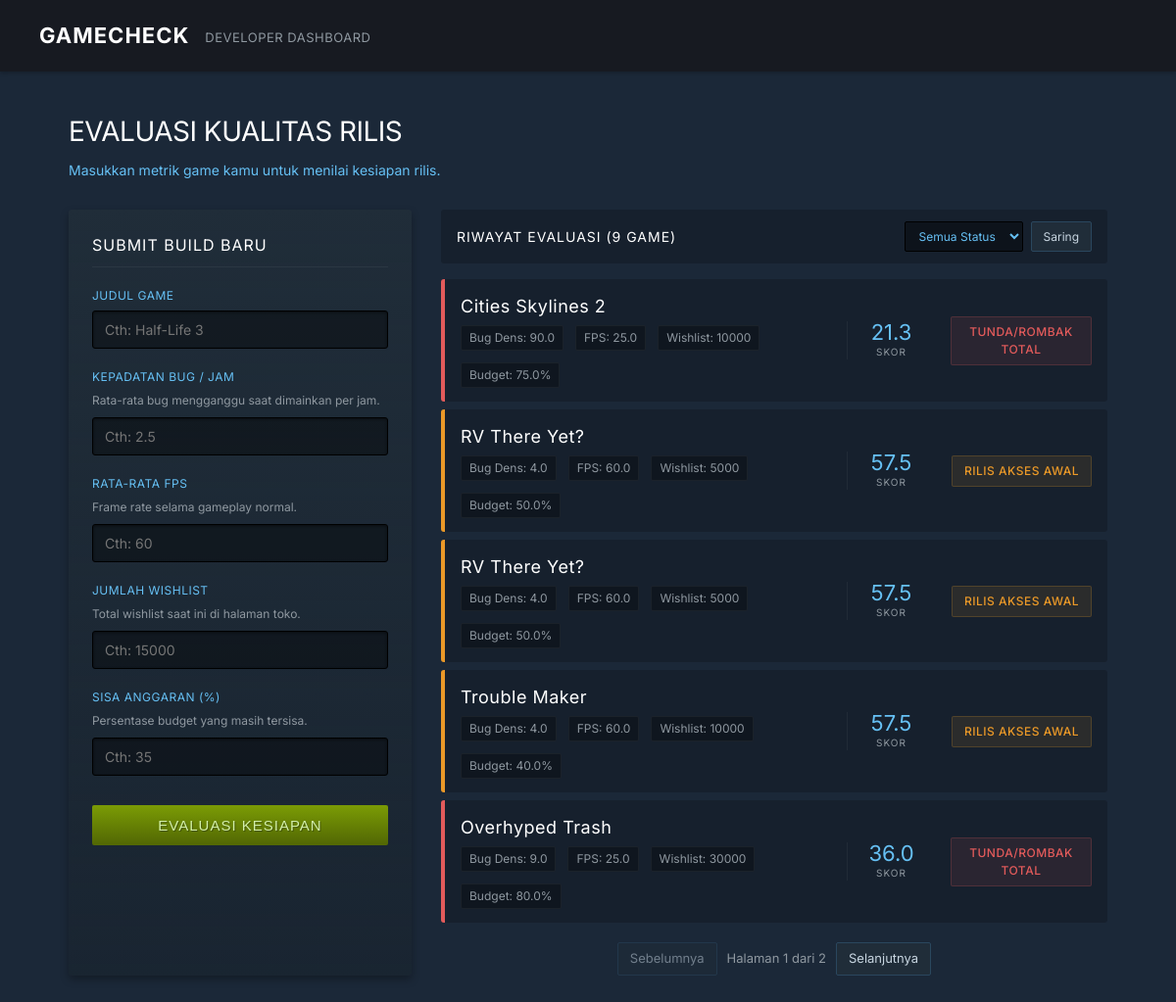
Before: / with the older database file.
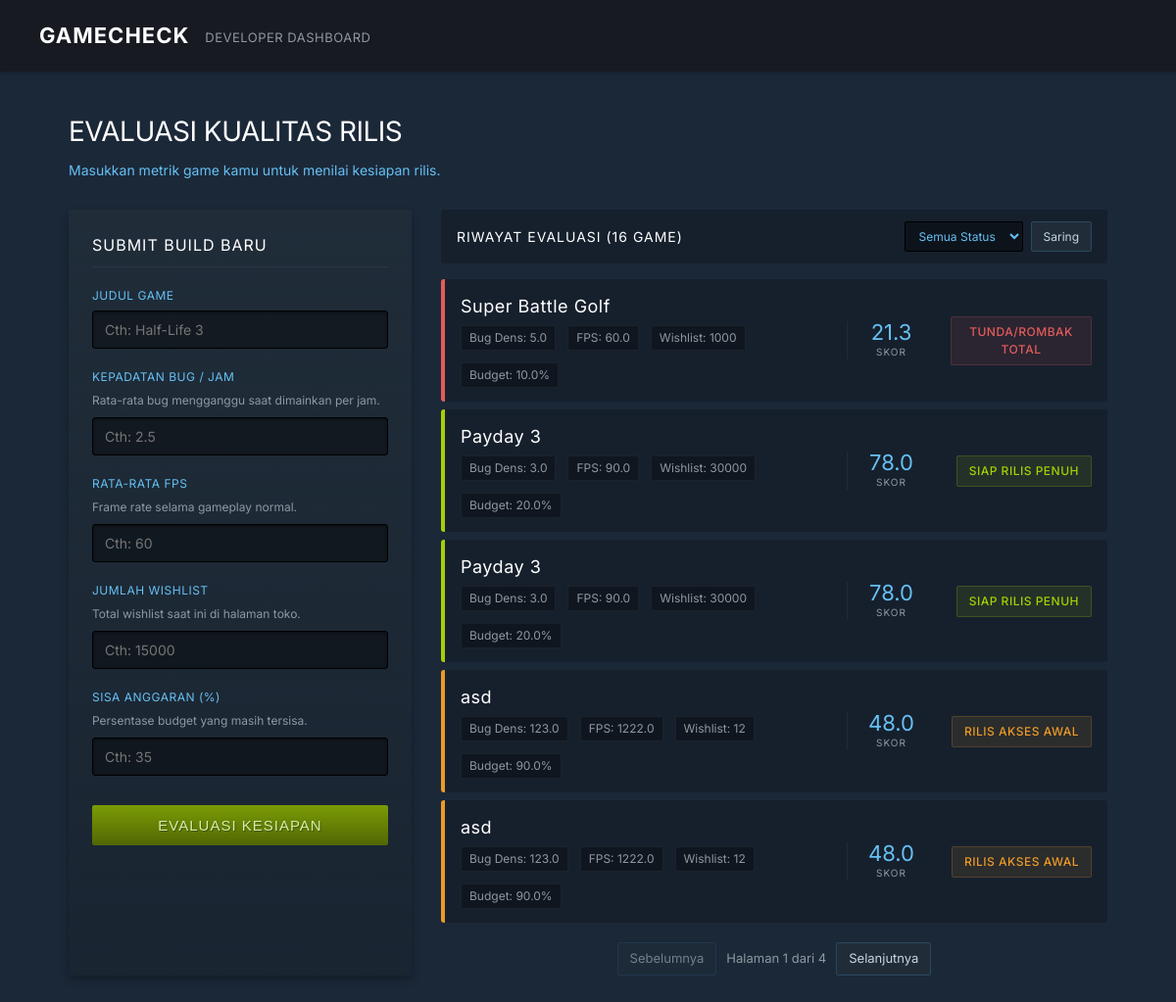
After: the same page with the newer database file.
### tables this page shows
CREATE TABLE draft_indie (
	id INTEGER NOT NULL, 
	title VARCHAR, 
	bug_density FLOAT, 
	fps FLOAT, 
	wishlist INTEGER, 
	remaining_budget FLOAT, 
	score FLOAT, 
	status VARCHAR, 
	PRIMARY KEY (id)
);

### main.py (the view)
@app.get("/", response_class=HTMLResponse)
async def read_root(request: Request, page: int = 1, message: Optional[str] = None, db: sqlite3.Connection = Depends(get_db)):
    games, total_pages, total_items = get_paginated_games(db, page=page)
    return templates.TemplateResponse(request, "index.html", {
        "games": games,
        "current_page": page,
        "total_pages": total_pages,
        "total_items": total_items,
        "message": message
    })

### templates/index.html (shortened to what this page needs)
<!DOCTYPE html>
<html lang="id">
<head>
</head>
<body>
<nav>
  <div class="nav-logo">
    GAMECHECK
  </div>
  <div class="nav-tagline">DEVELOPER DASHBOARD</div>
</nav>
<div class="hero">
  <h1 class="hero-title">Evaluasi Kualitas Rilis</h1>
  <div class="hero-sub">Masukkan metrik game kamu untuk menilai kesiapan rilis.</div>
</div>
<div class="container">
  <div class="panel">
    <div class="panel-title">Submit Build Baru</div>
    <form action="/api/evaluate" method="POST" onsubmit="this.querySelector('button[type=submit]').disabled=true; this.querySelector('button[type=submit]').innerText='Memproses...';">
      <div class="form-group">
        <label class="form-label">Judul Game</label>
        <input class="form-input" type="text" name="title" required placeholder="Cth: Half-Life 3">
      </div>
      <div class="form-group">
        <label class="form-label">Kepadatan Bug / Jam</label>
        <div class="form-hint">Rata-rata bug mengganggu saat dimainkan per jam.</div>
        <input class="form-input" type="number" step="0.1" name="bug_density" required placeholder="Cth: 2.5">
      </div>
      <div class="form-group">
        <label class="form-label">Rata-rata FPS</label>
        <div class="form-hint">Frame rate selama gameplay normal.</div>
        <input class="form-input" type="number" step="0.1" name="fps" required placeholder="Cth: 60">
      </div>
      <div class="form-group">
        <label class="form-label">Jumlah Wishlist</label>
        <div class="form-hint">Total wishlist saat ini di halaman toko.</div>
        <input class="form-input" type="number" name="wishlist" required placeholder="Cth: 15000">
      </div>
      <div class="form-group">
        <label class="form-label">Sisa Anggaran (%)</label>
        <div class="form-hint">Persentase budget yang masih tersisa.</div>
        <input class="form-input" type="number" step="0.1" name="remaining_budget" required placeholder="Cth: 35">
      </div>
      <button type="submit" class="btn-submit">Evaluasi Kesiapan</button>
    </form>
  </div>
  <div>
    <div class="results-header">
      <div class="results-title">Riwayat Evaluasi ({{ total_items }} game)</div>
      <form action="/api/query" method="GET" style="display:flex;gap:8px">
        <select class="filter-select" name="status">
          <option value="">Semua Status</option>
        </select>
        <button type="submit" class="filter-btn">Saring</button>
      </form>
    </div>
    <div class="game-list">
      {% for game in games %}
        {% set v_class = 'gc-go' %}
        {% set v_pill = 'v-go' %}
        {% if game.status == 'Tunda/Rombak Total' %}
          {% set v_class = 'gc-wait' %}
          {% set v_pill = 'v-wait' %}
        {% elif game.status == 'Rilis Akses Awal' %}
          {% set v_class = 'gc-soon' %}
          {% set v_pill = 'v-soon' %}
        {% endif %}
        <div class="game-card {{ v_class }}">
          <div class="gc-info">
            <div class="gc-title">{{ game.title }}</div>
            <div class="gc-meta">
              <span>Bug Dens: {{ game.bug_density }}</span>
              <span>FPS: {{ game.fps }}</span>
              <span>Wishlist: {{ game.wishlist }}</span>
              <span>Budget: {{ game.remaining_budget }}%</span>
            </div>
          </div>
          <div class="gc-score-box">
            <div class="gc-score">{{ "%.1f"|format(game.score) }}</div>
            <div class="gc-score-label">Skor</div>
          </div>
          <div class="gc-verdict-box">
            <div class="gc-verdict {{ v_pill }}">
              {{ game.status }}
            </div>
          </div>
        </div>
      {% else %}
        <div style="padding:40px;text-align:center;background:rgba(0,0,0,0.2);color:var(--text-muted);font-size:14px;border-radius:3px">
          Belum ada game yang dievaluasi. Submit build baru untuk melihat hasil.
        </div>
      {% endfor %}
    </div>
    {% if total_pages > 1 %}
    <div class="pagination">
      {% set base_url = '/api/query?status=' ~ (selected_status | default('')) | urlencode ~ '&page=' %}
      {% if current_page > 1 %}
        <a href="{{ base_url }}{{ current_page - 1 }}" class="page-btn">Sebelumnya</a>
      {% else %}
        <span class="page-btn disabled">Sebelumnya</span>
      {% endif %}
      <span class="page-info">Halaman {{ current_page }} dari {{ total_pages }}</span>
      {% if current_page < total_pages %}
        <a href="{{ base_url }}{{ current_page + 1 }}" class="page-btn">Selanjutnya</a>
      {% else %}
        <span class="page-btn disabled">Selanjutnya</span>
      {% endif %}
    </div>
    {% endif %}
  </div>
</div>
</body>
</html>

Changed rows visible on the page:
no longer on this page (row unchanged): draft_indie: title "Cities Skylines 2", bug_density "90.0", fps "25.0", wishlist "10000", remaining_budget "75.0", score "21.3", status "TUNDA/ROMBAK TOTAL"
no longer on this page (row unchanged): draft_indie: title "RV There Yet?", bug_density "4.0", fps "60.0", wishlist "5000", remaining_budget "50.0", score "57.5", status "RILIS AKSES AWAL"
no longer on this page (row unchanged): draft_indie: title "RV There Yet?", bug_density "4.0", fps "60.0", wishlist "5000", remaining_budget "50.0", score "57.5", status "RILIS AKSES AWAL"
no longer on this page (row unchanged): draft_indie: title "Trouble Maker", bug_density "4.0", fps "60.0", wishlist "10000", remaining_budget "40.0", score "57.5", status "RILIS AKSES AWAL"
no longer on this page (row unchanged): draft_indie: title "Overhyped Trash", bug_density "9.0", fps "25.0", wishlist "30000", remaining_budget "80.0", score "36.0", status "TUNDA/ROMBAK TOTAL"
added draft_indie: title "Super Battle Golf", bug_density "5.0", fps "60.0", wishlist "1000", remaining_budget "10.0", score "21.3", status "TUNDA/ROMBAK TOTAL"
added draft_indie: title "Payday 3", bug_density "3.0", fps "90.0", wishlist "30000", remaining_budget "20.0", score "78.0", status "SIAP RILIS PENUH"
added draft_indie: title "Payday 3", bug_density "3.0", fps "90.0", wishlist "30000", remaining_budget "20.0", score "78.0", status "SIAP RILIS PENUH"
added draft_indie: title "asd", bug_density "123.0", fps "1222.0", wishlist "12", remaining_budget "90.0", score "48.0", status "RILIS AKSES AWAL"
added draft_indie: title "asd", bug_density "123.0", fps "1222.0", wishlist "12", remaining_budget "90.0", score "48.0", status "RILIS AKSES AWAL"
Other visible differences:
{{ total_items }}: "9" → "16"
{{ total_pages }}: "2" → "4"
